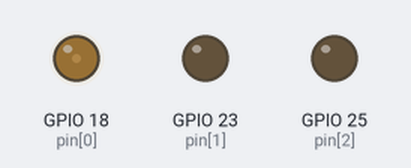
The program below on a simulated Raspberry Pi (BCM pin numbers). On the bench: output pins drawn as LEDs (lit = HIGH). At 7.8 s the program stops and its outputs stay as they are.

Above: at 0.05 s.
At 0.3 s:
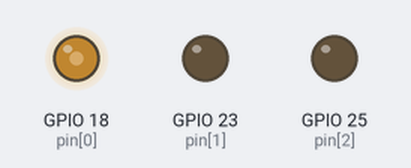
At 0.6 s:
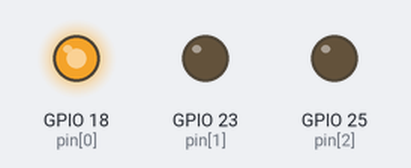
Timing chart, 0 to 3.0 s (numbered marks = the images above):
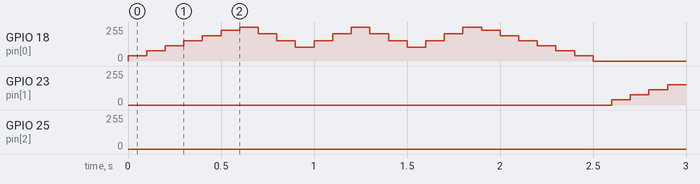

The program:

activateButton.py
```python
import RPi.GPIO as GPIO
from time import sleep
'''
Written and tested on the Raspberry Pi B+
'''


def pulsLED(pin):
    '''
    Lets the LED pulsate.
    :param pin: GPIO the anode of the LED is on
    :return:
    '''
    GPIO.setup(pin, GPIO.OUT)
    p = GPIO.PWM(pin, 100)    # GPOI 18 with 100Hz -> T=10ms
    p.start(0)
    #t = [50, 60, 70, 80, 90, 100, 80, 60, 50, 60, 80, 100, 80, 60, 50, 60, 80, 100, 80, 60, 50, 60, 80, 70, 60, 50]
    #t = [10, 20, 30, 40, 50, 45, 35, 45, 50, 45, 35, 45, 50, 45, 35, 45, 50, 45, 35, 45, 50, 40, 30, 20, 10]
    t = [15, 30, 45, 60, 75, 90, 100, 80, 60, 40, 60, 80, 100, 80, 60, 40, 60, 80, 100, 90, 75, 60, 45, 30, 15, 0]
    for i in t:
        p.ChangeDutyCycle(i)
        sleep(0.1)
    p.stop()


if __name__ == '__main__':
    GPIO.setmode(GPIO.BCM)
    pin = [18, 23, 25]
    for i in pin:
        pulsLED(i)
    GPIO.cleanup()
    exit()
```

Measured:
- by itself, GPIO 23 (pin[1]): 0/255 → 38/255 at 2.6 s, → 77/255 0.10 s later, → 115/255 0.10 s later, → 153/255 0.10 s later, … (26 changes in this stretch)
- by itself, GPIO 25 (pin[2]): 0/255 → 38/255 at 5.2 s, → 77/255 0.10 s later, → 115/255 0.10 s later, → 153/255 0.10 s later, … (26 changes in this stretch)
